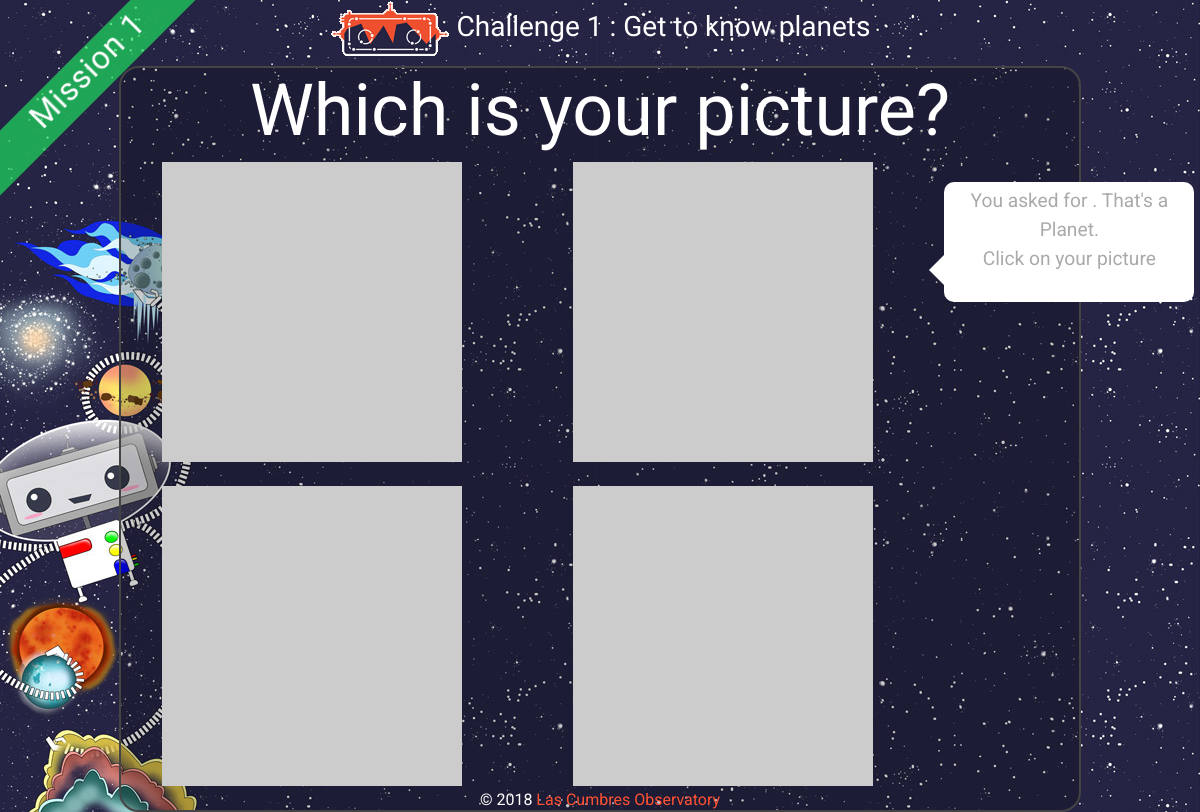
The app's page /challenge/1/identify/ (signed in), older data.
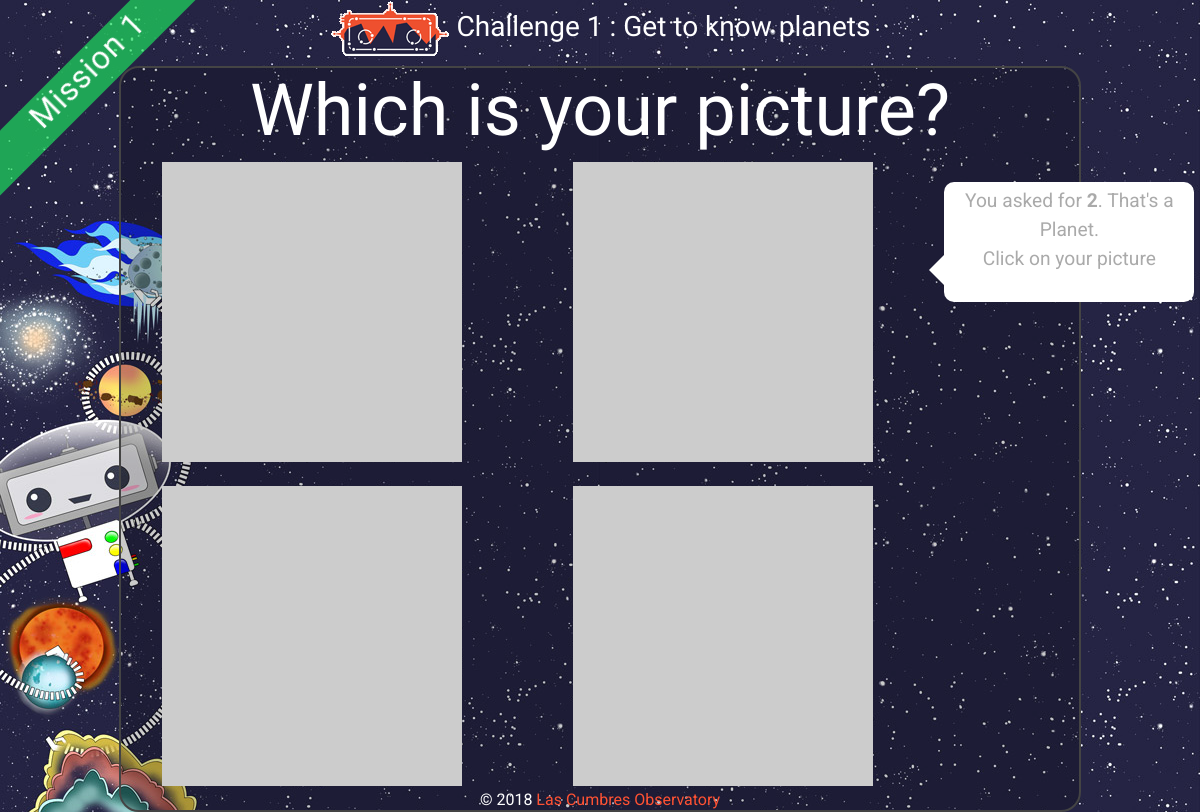
The same page, newer data.
### status/models.py (models this page shows, shortened)
class Progress(models.Model):
    user = models.ForeignKey(User)
    challenge = models.ForeignKey(Challenge)
    userrequestid = models.CharField(max_length=20, null=True, blank=True)
    requestids = models.CharField(max_length=20, null=True, blank=True)
    frameids = models.CharField(max_length=20, null=True, blank=True)
    status = FSMField(default='New', choices=settings.PROGRESS_OPTIONS)
    last_update = models.DateTimeField(default=datetime.utcnow)
    target = models.CharField(max_length=100)
    class Meta:
        unique_together = (("user","challenge"),)
    class Meta:
        verbose_name_plural = 'User Progress'

### explorer/views.py (the view)
# urls.py: url(r'^challenge/(?P<pk>[0-9]+)/start/$', ChallengeView.as_view(), {'mode':'start'}, name="start"),
class ChallengeView(LoginRequiredMixin, DetailView):
    model = Challenge
    def get(self, request, *args, **kwargs):
        if kwargs.get('mode',None) == 'failed':
            self.template_name = "explorer/challenge-message.html"
        else:
            self.template_name = "explorer/challenge-{}.html".format(kwargs['mode'])
        self.object = self.get_object()
        context = self.get_context_data(object=self.object)
        mode = kwargs.get('mode',None)
        if mode != 'start':
            obj,created = Progress.objects.get_or_create(challenge=self.get_object(), user=self.request.user)
            if created:
                obj.last_update = datetime.utcnow()
                obj.save()
            context['progress'] = obj
            if mode == 'observe':
                targets = Body.objects.filter(avm_code__startswith=obj.challenge.avm_code, active=True)
                context['targets'] = targets
        return self.render_to_response(context)

### serol/auth_backend.py (called while the page is built)
    def get_user(self, user_id):
        try:
            return User.objects.get(pk=user_id)
        except User.DoesNotExist:
            return None

### explorer/templates/explorer/challenge-identify.html (shortened to what this page needs)
{% extends 'explorer/challenge-base.html' %}
{% load static i18n %}
{% block wrapper-class%}challenge mission-{{object.mission.number}}-sidebar{%endblock%}
{% block main-body %}
<div class="centre-container">
<h1>{% trans "Which is your picture?" %}</h1>
  <div class="row">
    <div class="col-lg-10">
      <div class="row">
        {% for i in "0123" %}
        <div class="col-6 pb-2">
        </div>
        {% endfor %}
      </div>
    </div>
    <div class="col-lg-2">
        <div class="bubble">
          <p>{% trans "You asked for" %} <strong>{{progress.target}}</strong>.
              {% trans "That's a" %} {{object.category}}.<br/>
          {% trans "Click on your picture" %}</p>
        </div>
    </div>
  </div>
</div>
{% endblock %}

Row changes from the older to the newer data that the page shows:
added Progress: target "2"
